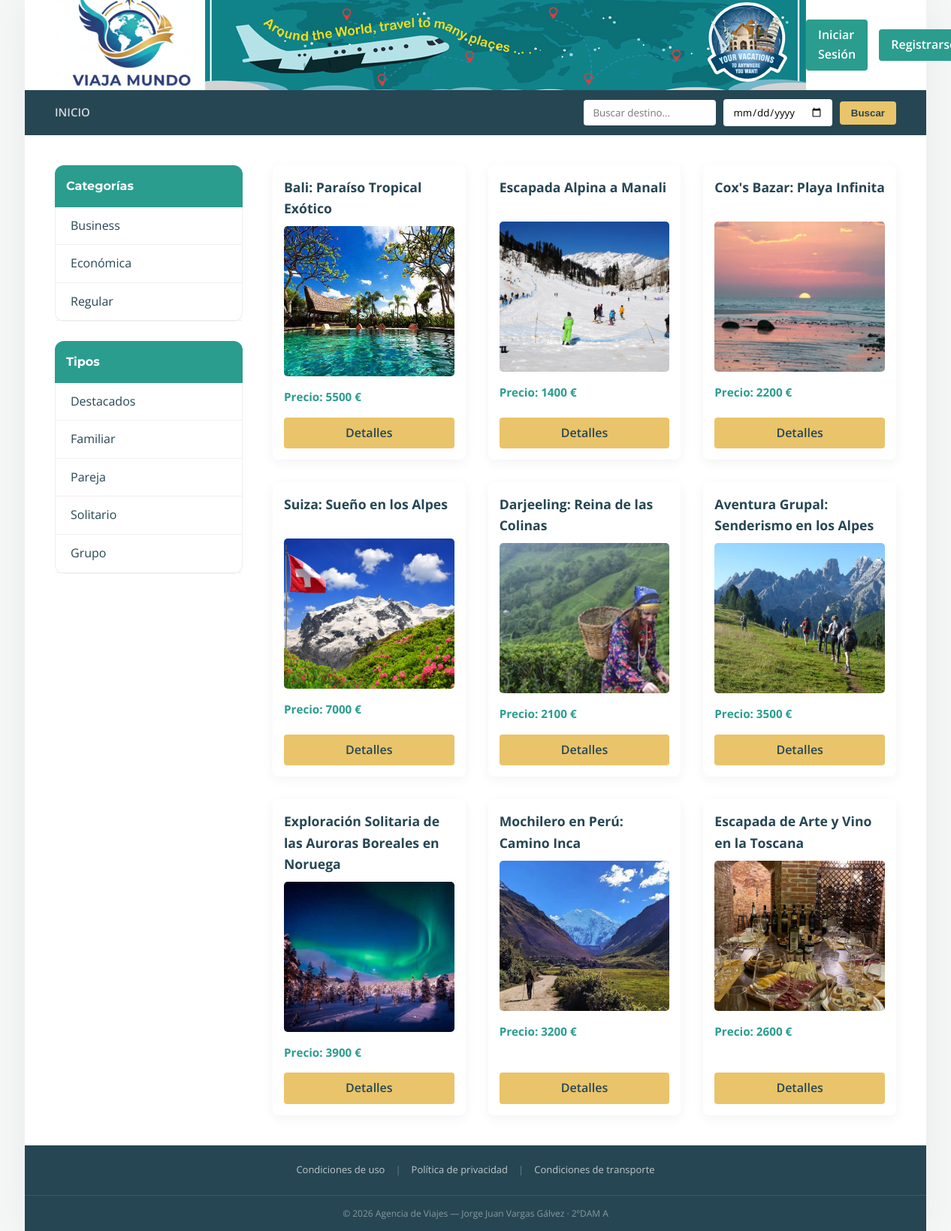
The page /index.php?cat=1 on the database its author committed.
### tables this page shows
CREATE TABLE IF NOT EXISTS `categories` (
  `cat_id` int(100) NOT NULL AUTO_INCREMENT,
  `cat_title` text NOT NULL,
  PRIMARY KEY (`cat_id`)
);

CREATE TABLE IF NOT EXISTS `types` (
  `type_id` int(100) NOT NULL AUTO_INCREMENT,
  `type_title` text NOT NULL,
  PRIMARY KEY (`type_id`)
);

CREATE TABLE IF NOT EXISTS `packages` (
  `package_id` int(100) NOT NULL AUTO_INCREMENT,
  `package_cat` int(100) NOT NULL,
  `package_type` int(100) NOT NULL,
  `package_title` varchar(255) NOT NULL,
  `package_price` int(100) NOT NULL,
  `package_desc` longtext NOT NULL,
  `package_image` text NOT NULL,
  `package_keywords` varchar(255) NOT NULL,
  `start_date` date DEFAULT NULL,
  `end_date` date DEFAULT NULL,
  PRIMARY KEY (`package_id`)
);

### functions/functions.php (the view, shortened to what this page needs)
<?php
require_once "vistas/db.php";
function getCategorias(): void {
    global $conexion;
    $stmt = $conexion->prepare("SELECT cat_id, cat_title FROM categories");
    $stmt->execute();
    while ($fila = $stmt->fetch()) {
        echo "<li><a href='index.php?cat={$fila['cat_id']}'>{$fila['cat_title']}</a></li>";
    }
}
function getTipos(): void {
    global $conexion;
    $stmt = $conexion->prepare("SELECT type_id, type_title FROM types");
    $stmt->execute();
    while ($fila = $stmt->fetch()) {
        echo "<li><a href='index.php?type={$fila['type_id']}'>{$fila['type_title']}</a></li>";
    }
}
function renderPackage(array $paquetes): void {
    echo "
    <div class='single_package'>
        <h3>{$paquetes['package_title']}</h3>
        <img src='assets/imagenes/packages/{$paquetes['package_image']}' alt='{$paquetes['package_title']}'>
        <p><strong>Precio: {$paquetes['package_price']} €</strong></p>
        <div class='package_actions'>
            <a href='details.php?pack_id={$paquetes['package_id']}'>Detalles</a>";
    echo "
        </div>
    </div>
    ";
}
function getCatPaquetes(): void {
    global $conexion;
    $cat_id = $_GET['cat'];
    $stmt = $conexion->prepare("SELECT * FROM packages WHERE package_cat = :id");
    $stmt->execute([':id' => $cat_id]);
    while ($fila = $stmt->fetch()) {
        renderPackage($fila);
    }
}
?>

### assets/styles/style.css (style rules this page uses)
* { margin: 0; padding: 0; box-sizing: border-box; }
body { background: #F4F7F6; font-family: 'Open Sans', sans-serif; color: #264653; line-height: 1.6; }
a { text-decoration: none; transition: all 0.3s ease; }
#cats a { display: block; padding: 12px 20px; color: #264653; border-bottom: 1px solid #f0f0f0; }
.single_package { background: #ffffff; border-radius: 8px; box-shadow: 0 4px 15px rgba(0,0,0,0.05); padding: 15px; transition: transform 0.3s ease, box-shadow 0.3s ease; display: flex; flex-direction: column; height: 100%; }
.single_package h3 { font-size: 1.1rem; margin-bottom: 10px; color: #264653; min-height: 50px; }
.single_package img { width: 100%; height: 200px; object-fit: cover; border-radius: 5px; margin-bottom: 15px; }
.single_package p { font-size: 0.95rem; color: #2A9D8F; margin-bottom: 15px; flex-grow: 1; }
.single_package a { display: inline-block; background: #E9C46A; color: #264653; padding: 8px 15px; border-radius: 4px; text-align: center; font-weight: 600; }
.package_actions { display: flex; gap: 10px; justify-content: center; flex-wrap: wrap; }
.single_package .package_actions a { flex: 1; min-width: 80px; padding: 8px 10px; }

### rows shown on the page
categories: cat_title "Business"
categories: cat_title "Económica"
categories: cat_title "Regular"
types: type_title "Destacados"
types: type_title "Familiar"
types: type_title "Pareja"
types: type_title "Solitario"
types: type_title "Grupo"
packages: package_title "Bali: Paraíso Tropical Exótico", package_image (picture), package_price "5500"
packages: package_title "Escapada Alpina a Manali", package_image (picture), package_price "1400"
packages: package_title "Cox's Bazar: Playa Infinita", package_image (picture), package_price "2200"
packages: package_title "Suiza: Sueño en los Alpes", package_image (picture), package_price "7000"
packages: package_title "Darjeeling: Reina de las Colinas", package_image (picture), package_price "2100"
packages: package_title "Aventura Grupal: Senderismo en los Alpes", package_image (picture), package_price "3500"
packages: package_title "Exploración Solitaria de las Auroras Boreales en Noruega", package_image (picture), package_price "3900"
packages: package_title "Mochilero en Perú: Camino Inca", package_image (picture), package_price "3200"
packages: package_title "Escapada de Arte y Vino en la Toscana", package_image (picture), package_price "2600"
